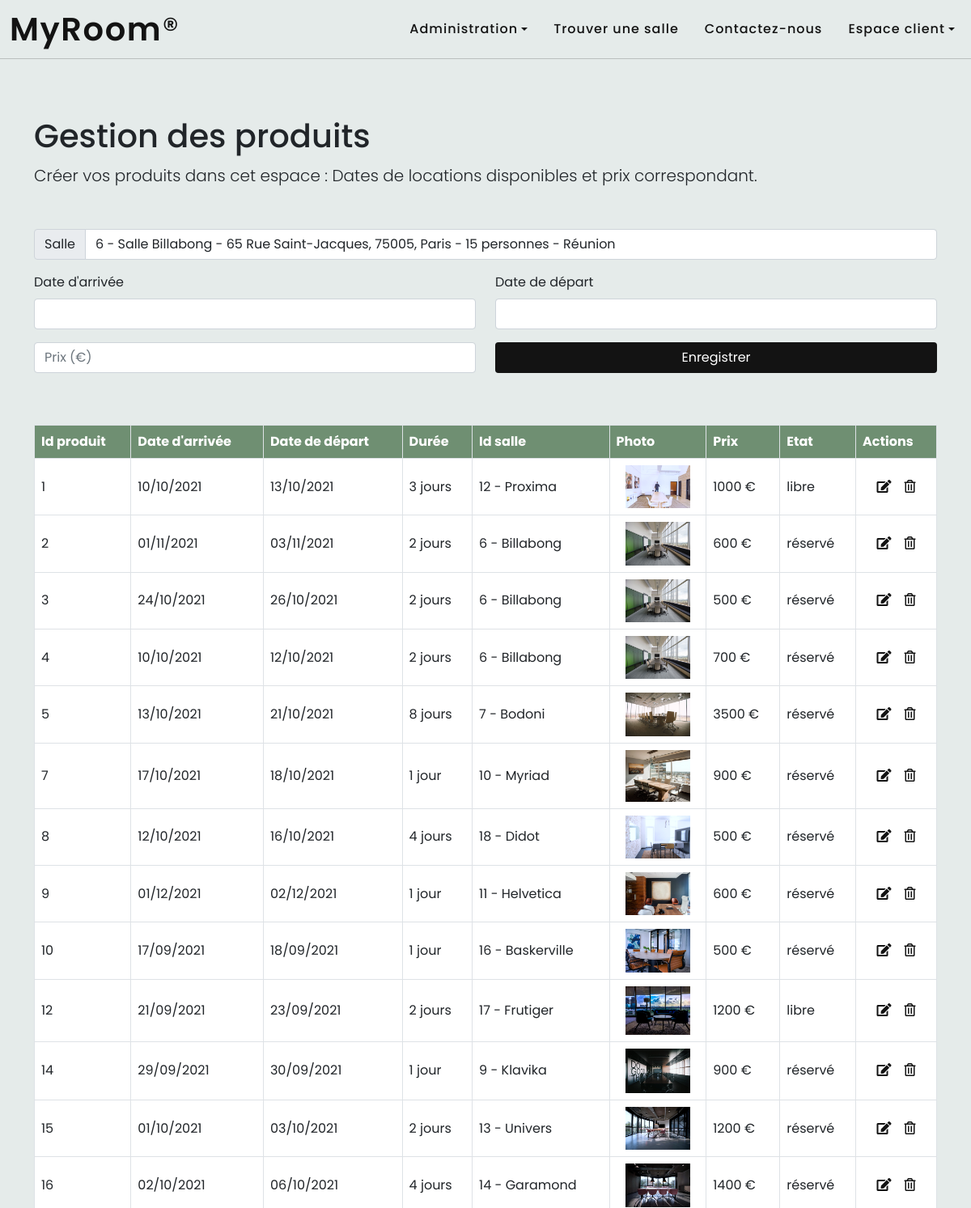
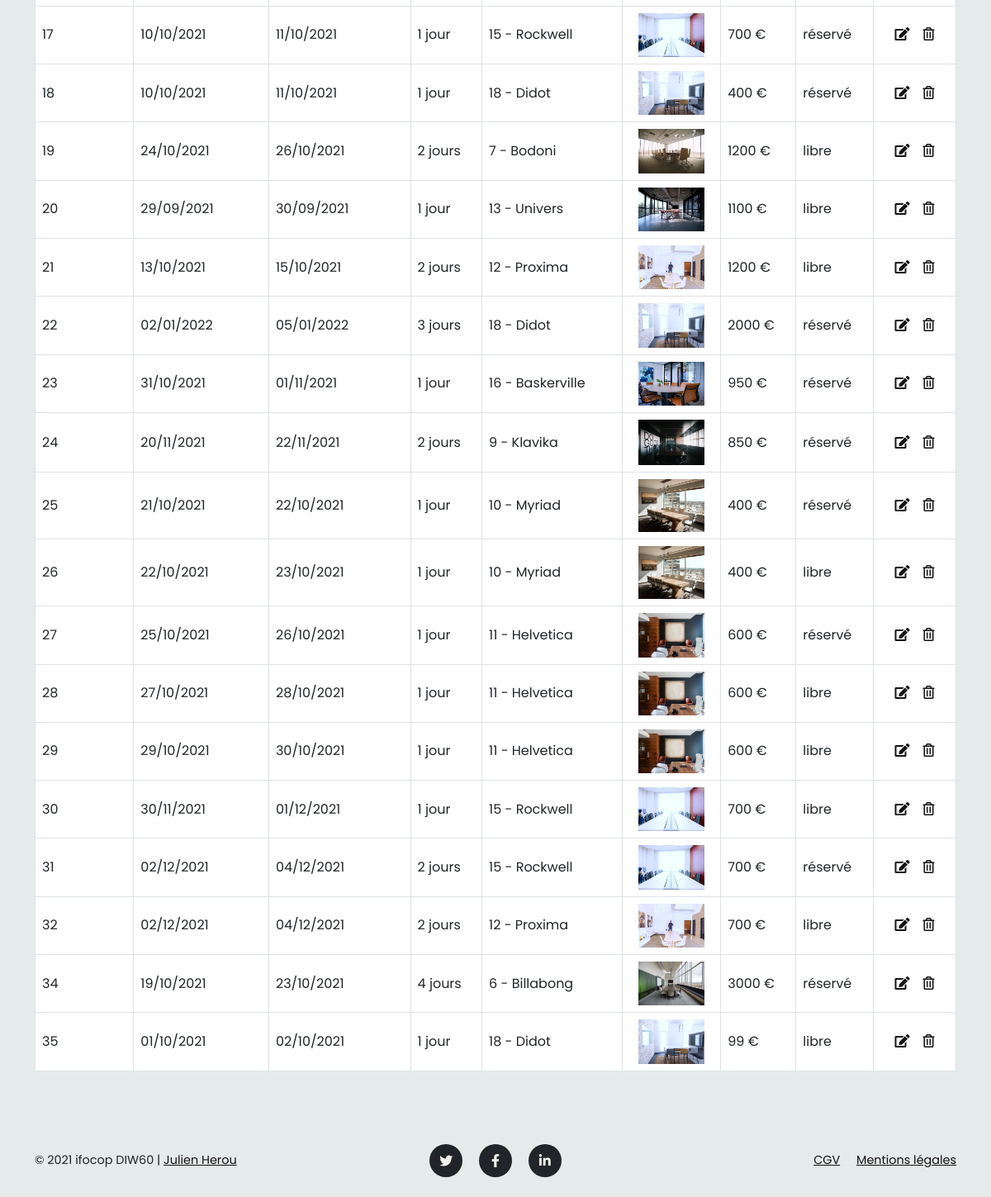
The app's page /admin/gestion_produits.php (signed in) with its own data (2 pictures, top to bottom).
### tables this page shows
CREATE TABLE IF NOT EXISTS `produit` (
  `id_produit` int(3) NOT NULL AUTO_INCREMENT,
  `id_salle` int(3) NOT NULL,
  `date_arrivee` datetime NOT NULL,
  `date_depart` datetime NOT NULL,
  `prix` int(5) NOT NULL,
  `etat` enum('libre','reservation') NOT NULL,
  PRIMARY KEY (`id_produit`),
  KEY `produit_ibfk_1` (`id_salle`)
);

CREATE TABLE IF NOT EXISTS `salle` (
  `id_salle` int(3) NOT NULL AUTO_INCREMENT,
  `titre` varchar(255) NOT NULL,
  `description` text NOT NULL,
  `photo` varchar(255) NOT NULL,
  `pays` varchar(255) NOT NULL,
  `ville` varchar(255) NOT NULL,
  `adresse` varchar(255) NOT NULL,
  `cp` varchar(5) NOT NULL,
  `capacite` int(3) NOT NULL,
  `categorie` enum('Réunion','Bureau','Formation') NOT NULL,
  PRIMARY KEY (`id_salle`)
);

### inc/functions.inc.php (called while the page is built, shortened)
<?php
function class_active($url) {
    $page = strrchr($_SERVER['PHP_SELF'], '/');
    if($page == $url) {
        return ' active ';
    }
}
function user_is_connected() {
    if( !empty($_SESSION['membre']) ) {
        return true;
    } else {
        return false;
    }
}
function user_is_admin(){
    if(user_is_connected() && $_SESSION['membre']['statut'] == 2) {
        return true;
    }
    return false;
}

### admin/gestion_produits.php (the view, shortened to what this page needs)
<?php
include '../inc/init.inc.php';
include '../inc/functions.inc.php';
$id_salle = '';
$date_arrivee = '';
$date_depart = '';
$prix = '';
$liste_produits = $pdo->query("SELECT * FROM salle, produit WHERE salle.id_salle = produit.id_salle ORDER BY id_produit");
include '../inc/header.inc.php';
include '../inc/nav-back.inc.php';
?>
    <header class="container mt-5">
        <div class="pt-5 rounded col-12">
            <h1 class="mt-5">Gestion des produits</h1>
            <p class="lead">Créer vos produits dans cet espace : Dates de locations disponibles et prix correspondant.</p>
        </div>
    </header>
    <main class="container main-back mt-5" id="main-back-produits">
        <div class="row">
            <div class="col-12 mx-auto mb-5">
                <form method="post" action="" enctype="multipart/form-data">
                    <div class="row">
                        <div class="col-sm-12">
                            <div class="input-group mb-3">
                                <label for="id_salle" class="input-group-text">Salle</label>
                                <select class="form-control" id="id_salle" name="id_salle">
                                    <?php
                                    $liste_infos_salle = $pdo->query("SELECT * FROM salle");
                                    while ($infos_salle = $liste_infos_salle->fetch(PDO::FETCH_ASSOC)) {
                                        echo '<option value="' . $infos_salle['id_salle'] . '" ';
                                        if($infos_salle['id_salle'] == $id_salle) { echo 'selected';};
                                        echo '>' . $infos_salle['id_salle'] . ' - Salle ' .
                                        $infos_salle['titre'] . ' - ' .
                                        $infos_salle['adresse'] . ', ' .
                                        $infos_salle['cp'] . ', ' .
                                        $infos_salle['ville'] . ' - ' .
                                        $infos_salle['capacite'] . ' personnes - ' .
                                        $infos_salle['categorie'] .
                                        '</option>';
                                    }
                                    ?>
                                </select>
                            </div>
                        </div>
                        <div class="col-sm-6">
                            <div class="mb-3">
                                <label for="date_arrivee" class="form-label">Date d'arrivée</label>
                                <input type="text" class="form-control" id="date_arrivee" name="date_arrivee" autocomplete="off" value="<?php echo $date_arrivee; ?>">
                            </div>
                            <div class="mb-3">
                                <input type="text" class="form-control" id="prix" name="prix" value="<?php echo $prix; ?>" placeholder="Prix (€)">
                            </div>
                        </div>
                        <div class="col-sm-6">
                            <div class="mb-3">
                                <label for="date_depart" class="form-label">Date de départ</label>
                                <input type="text" class="form-control" id="date_depart" name="date_depart" autocomplete="off" value="<?php echo $date_depart; ?>">
                            </div>
                            <div class="mb-3">
                                <input type="submit" class="btn btn-mycolor text-white w-100" id="enregistrement" name="enregistrement" value="Enregistrer">
                            </div>
                        </div>
                    </div>
                </form>
            </div>
        </div>
        <div class="row">
                <div class="col-12 mx-auto bloc-table">
                    <table class="table table-bordered bg-white">
                        <tr class="bg-perso-green text-white">
                            <th>Id produit</th>
                            <th>Date d'arrivée</th>
                            <th>Date de départ</th>
                            <th>Durée</th>
                            <th>Id salle</th>
                            <th>Photo</th>
                            <th>Prix</th>
                            <th>Etat</th>
                            <th>Actions</th>
                        </tr>
                        <?php
                            while($ligne = $liste_produits->fetch(PDO::FETCH_ASSOC)) {
                                echo '<tr>';
                                echo '<td>' . $ligne['id_produit'] . '</td>';
                                echo '<td>' . date('d/m/Y', strtotime($ligne['date_arrivee'])) . '</td>';
                                echo '<td>' . date('d/m/Y', strtotime($ligne['date_depart'])) . '</td>';
                                $calcul_arrivee = strtotime($ligne['date_arrivee']);
                                $calcul_depart = strtotime($ligne['date_depart']);
                                $duree = round(($calcul_depart - $calcul_arrivee)/60/60/24,0);
                                if ($duree == 1 || $duree == 0 || $duree == -1 ) {
                                    echo '<td>' . $duree . ' jour</td>';
                                } else {
                                    echo '<td>' . $duree . ' jours</td>';
                                }
                                echo '<td>' . $ligne['id_salle'] . ' - ' . $ligne['titre'] . '</td>';
                                echo '<td class="text-center"><img src="' . URL . 'assets/img_salles/' . $ligne['photo'] . '" width="80"></td>';
                                echo '<td>' . $ligne['prix'] . ' €</td>';
                                if ( $ligne['etat'] == 'reservation') {
                                    echo '<td>réservé</td>';
                                } else {
                                    echo '<td>' . $ligne['etat'] . '</td>';
                                }
                                echo '
                                <td class="text-center"><a href="?action=modifier&id_produit=' . $ligne['id_produit'] . '" class="btn-modif"><i class="fas fa-edit"></i></a>';
                                echo '<a href="?action=supprimer&id_produit=' . $ligne['id_produit'] . '" class="btn-supr confirm_delete" ><i class="far fa-trash-alt"></i></a></td>';
                                echo '</tr>';
                            }
                        ?>
                    </table>
                </div>
        </div>
    </main>
<?php
include '../inc/footer.inc.php';

### inc/header.inc.php (shortened to what this page needs)
<!DOCTYPE html>
<html lang="fr">
<head>
    <link rel="stylesheet" href="https://use.fontawesome.com/releases/v5.15.4/css/all.css">
    <link href="https://cdn.jsdelivr.net/npm/bootstrap@5.1.1/dist/css/bootstrap.min.css" rel="stylesheet">
    <link rel="stylesheet" href="//code.jquery.com/ui/1.12.1/themes/base/jquery-ui.css">
    <link rel="stylesheet" href="<?php echo URL; ?>assets/css/style.css">
</head>

### inc/nav-back.inc.php (shortened to what this page needs)
<body id="page-top" class="body-back">
    <nav class="navbar navbar-expand-lg navbar-dark fixed-top nav-back" id="mainNav">
        <div class="container-fluid">
            <div class="content-logo">
                <a class="navbar-brand" href="<?php echo URL; ?>index.php">
                MyRoom<span>&reg;</span>
                </a>
            </div>
            <div class="collapse navbar-collapse" id="navbarSupportedContent">
                    <ul class="navbar-nav ms-auto py-4 py-lg-0">
                        <?php if( user_is_admin() ) { ?>
                        <li class="nav-item dropdown">
                            <a class="nav-link dropdown-toggle" href="#" id="dropdown-admin" data-bs-toggle="dropdown" aria-expanded="false"><span class="link-fx">Administration</span></a>
                        </li>
                        <?php } ?>
                        <li class="nav-item">
                            <a class="nav-link <?php echo class_active('/index.php'); ?>" aria-current="page" href="<?php echo URL; ?>index.php"><span class="link-fx">Trouver une salle</span></a>
                        </li>
                        <li class="nav-item">
                            <a class="nav-link <?php echo class_active('/contact.php'); ?>" href="<?php echo URL; ?>contact.php"><span class="link-fx">Contactez-nous</span></a>
                        </li>
                        <li class="nav-item dropdown">
                            <a class="nav-link dropdown-toggle" href="#" id="dropdown01" data-bs-toggle="dropdown" aria-expanded="false"><span class="link-fx">Espace client</span></a>
                        </li>
                    </ul>
                </div>
        </div>
    </nav>

### inc/footer.inc.php (shortened to what this page needs)
    <footer class="footer py-4 mt-5">
        <div class="container">
            <div class="row align-items-center">
                <div class="col-lg-4 text-lg-start">&copy; 2021 ifocop DIW60 | <a class="footer-link" href="https://twitter.com/julienherou" target="_blank">Julien Herou</a></div>
                <div class="col-lg-4 my-3 my-lg-0">
                    <a class="btn btn-dark btn-social mx-2" href="#!"><i class="fab fa-twitter"></i></a>
                    <a class="btn btn-dark btn-social mx-2" href="#!"><i class="fab fa-facebook-f"></i></a>
                    <a class="btn btn-dark btn-social mx-2" href="#!"><i class="fab fa-linkedin-in"></i></a>
                </div>
                <div class="col-lg-4 text-lg-end">
                    <a class="link-dark me-3 footer-link" href="<?php echo URL; ?>cgv.php">CGV</a>
                    <a class="link-dark footer-link" href="<?php echo URL; ?>mentions.php">Mentions légales</a>
                </div>
            </div>
        </div>
    </footer>
</body>
</html>

### assets/css/style.css (style rules this page uses)
:root { --bg-color: #F3F2EA; --text-color: #131313; --primary-color: #6F8F72; --secondary-color: #717C89; --tertiary-color: #D88373; --quaternary-color: #E5EBEA; scroll-behavior: smooth; }
html { scroll-padding-top: 4.5rem; }
body { position: relative; overflow-x: hidden; background-color: var(--bg-color); font-family: 'Poppins', sans-serif; }
.body-back { background-color: var(--quaternary-color); }
p { line-height: 1.75; }
.btn-social { height: 2.5rem; width: 2.5rem; display: inline-flex; align-items: center; justify-content: center; padding: 0; border-radius: 100%; }
.bg-perso-green { background-color: var(--primary-color); }
.btn-mycolor { background-color: var(--text-color); }
#mainNav { padding-top: 1rem; padding-bottom: 1rem; border-bottom: 1px rgba(19, 19, 19, .2) solid; }
.nav-back { background-color: var(--quaternary-color); }
#mainNav .navbar-brand { position: relative; color: var(--text-color); font-family: 'Poppins', sans-serif; font-weight: 600; letter-spacing: 0.0425em; }
#mainNav .navbar-nav .nav-item .nav-link { font-family: 'Poppins', sans-serif; font-size: 1rem; font-weight: 500; color: var(--text-color); text-transform: initial; letter-spacing: 0.0625em; }
@media (min-width: 992px) { #mainNav { padding-top: 1rem; padding-bottom: 1rem; border-bottom: 1px rgba(19, 19, 19, .2) solid; transition: padding-top 0.2s ease-in-out, padding-bottom 0.2s ease-in-out; } }
@media (min-width: 992px) { #mainNav .content-logo { margin: 0; padding: 0; } }
@media (min-width: 992px) { #mainNav .navbar-brand { margin: 0; padding: 0; font-size: 2.5rem; line-height: 2rem; letter-spacing: .1rem; font-weight: 600; color: var(--text-color); transition: font-size 0.3s ease-in-out; display: flex; border-radius: .3rem; } }
@media (min-width: 992px) { #mainNav .navbar-brand span { font-weight: 400; } }
@media (min-width: 992px) { #mainNav .navbar-nav .nav-item { margin-right: 1rem; } }
@media (min-width: 992px) { #mainNav .navbar-nav .nav-item:last-child { margin-right: 0; } }
.nav-link { height: 100%; display: flex; align-items: center; }
.link-fx { position: relative; }
.link-fx::before { position: absolute; content: ""; bottom: 0; left: 0; right: 0; height: 1px; background-color: var(--text-color); transition: transform .3s cubic-bezier(.215, .61, .355, 1); transform-origin: right center; transform: scaleX(0); }
.btn-modif { padding: .5rem; color: #131313; }
.btn-supr { padding: .5rem; color: #131313; }
#main-back-produits td { vertical-align: middle; }
.footer { text-align: center; font-size: 0.9rem; }
.footer .btn-social { color: var(--bg-color); border: none; }
.footer-link { color: var(--text-color); }

### records on screen
produit: id_produit "1", date_arrivee "10/10/2021", date_depart "13/10/2021", duree "3", id_salle "12", id_salle.titre "Proxima", id_salle.photo (picture), prix "1000", etat "libre"
produit: id_produit "2", date_arrivee "01/11/2021", date_depart "03/11/2021", duree "2", id_salle "6", id_salle.titre "Billabong", id_salle.photo (picture), prix "600", etat "réservé"
produit: id_produit "3", date_arrivee "24/10/2021", date_depart "26/10/2021", duree "2", id_salle "6", id_salle.titre "Billabong", id_salle.photo (picture), prix "500", etat "réservé"
produit: id_produit "4", date_arrivee "10/10/2021", date_depart "12/10/2021", duree "2", id_salle "6", id_salle.titre "Billabong", id_salle.photo (picture), prix "700", etat "réservé"
produit: id_produit "5", date_arrivee "13/10/2021", date_depart "21/10/2021", duree "8", id_salle "7", id_salle.titre "Bodoni", id_salle.photo (picture), prix "3500", etat "réservé"
produit: id_produit "7", date_arrivee "17/10/2021", date_depart "18/10/2021", duree "1", id_salle "10", id_salle.titre "Myriad", id_salle.photo (picture), prix "900", etat "réservé"
produit: id_produit "8", date_arrivee "12/10/2021", date_depart "16/10/2021", duree "4", id_salle "18", id_salle.titre "Didot", id_salle.photo (picture), prix "500", etat "réservé"
produit: id_produit "9", date_arrivee "01/12/2021", date_depart "02/12/2021", duree "1", id_salle "11", id_salle.titre "Helvetica", id_salle.photo (picture), prix "600", etat "réservé"
produit: id_produit "10", date_arrivee "17/09/2021", date_depart "18/09/2021", duree "1", id_salle "16", id_salle.titre "Baskerville", id_salle.photo (picture), prix "500", etat "réservé"
produit: id_produit "12", date_arrivee "21/09/2021", date_depart "23/09/2021", duree "2", id_salle "17", id_salle.titre "Frutiger", id_salle.photo (picture), prix "1200", etat "libre"
produit: id_produit "14", date_arrivee "29/09/2021", date_depart "30/09/2021", duree "1", id_salle "9", id_salle.titre "Klavika", id_salle.photo (picture), prix "900", etat "réservé"
produit: id_produit "15", date_arrivee "01/10/2021", date_depart "03/10/2021", duree "2", id_salle "13", id_salle.titre "Univers", id_salle.photo (picture), prix "1200", etat "réservé"
produit: id_produit "16", date_arrivee "02/10/2021", date_depart "06/10/2021", duree "4", id_salle "14", id_salle.titre "Garamond", id_salle.photo (picture), prix "1400", etat "réservé"
produit: id_produit "17", date_arrivee "10/10/2021", date_depart "11/10/2021", duree "1", id_salle "15", id_salle.titre "Rockwell", id_salle.photo (picture), prix "700", etat "réservé"
produit: id_produit "18", date_arrivee "10/10/2021", date_depart "11/10/2021", duree "1", id_salle "18", id_salle.titre "Didot", id_salle.photo (picture), prix "400", etat "réservé"
produit: id_produit "19", date_arrivee "24/10/2021", date_depart "26/10/2021", duree "2", id_salle "7", id_salle.titre "Bodoni", id_salle.photo (picture), prix "1200", etat "libre"
produit: id_produit "20", date_arrivee "29/09/2021", date_depart "30/09/2021", duree "1", id_salle "13", id_salle.titre "Univers", id_salle.photo (picture), prix "1100", etat "libre"
produit: id_produit "21", date_arrivee "13/10/2021", date_depart "15/10/2021", duree "2", id_salle "12", id_salle.titre "Proxima", id_salle.photo (picture), prix "1200", etat "libre"
produit: id_produit "22", date_arrivee "02/01/2022", date_depart "05/01/2022", duree "3", id_salle "18", id_salle.titre "Didot", id_salle.photo (picture), prix "2000", etat "réservé"
produit: id_produit "23", date_arrivee "31/10/2021", date_depart "01/11/2021", duree "1", id_salle "16", id_salle.titre "Baskerville", id_salle.photo (picture), prix "950", etat "réservé"
produit: id_produit "24", date_arrivee "20/11/2021", date_depart "22/11/2021", duree "2", id_salle "9", id_salle.titre "Klavika", id_salle.photo (picture), prix "850", etat "réservé"
produit: id_produit "25", date_arrivee "21/10/2021", date_depart "22/10/2021", duree "1", id_salle "10", id_salle.titre "Myriad", id_salle.photo (picture), prix "400", etat "réservé"
produit: id_produit "26", date_arrivee "22/10/2021", date_depart "23/10/2021", duree "1", id_salle "10", id_salle.titre "Myriad", id_salle.photo (picture), prix "400", etat "libre"
produit: id_produit "27", date_arrivee "25/10/2021", date_depart "26/10/2021", duree "1", id_salle "11", id_salle.titre "Helvetica", id_salle.photo (picture), prix "600", etat "réservé"
produit: id_produit "28", date_arrivee "27/10/2021", date_depart "28/10/2021", duree "1", id_salle "11", id_salle.titre "Helvetica", id_salle.photo (picture), prix "600", etat "libre"
produit: id_produit "29", date_arrivee "29/10/2021", date_depart "30/10/2021", duree "1", id_salle "11", id_salle.titre "Helvetica", id_salle.photo (picture), prix "600", etat "libre"
produit: id_produit "30", date_arrivee "30/11/2021", date_depart "01/12/2021", duree "1", id_salle "15", id_salle.titre "Rockwell", id_salle.photo (picture), prix "700", etat "libre"
produit: id_produit "31", date_arrivee "02/12/2021", date_depart "04/12/2021", duree "2", id_salle "15", id_salle.titre "Rockwell", id_salle.photo (picture), prix "700", etat "réservé"
produit: id_produit "32", date_arrivee "02/12/2021", date_depart "04/12/2021", duree "2", id_salle "12", id_salle.titre "Proxima", id_salle.photo (picture), prix "700", etat "libre"
produit: id_produit "34", date_arrivee "19/10/2021", date_depart "23/10/2021", duree "4", id_salle "6", id_salle.titre "Billabong", id_salle.photo (picture), prix "3000", etat "réservé"
produit: id_produit "35", date_arrivee "01/10/2021", date_depart "02/10/2021", duree "1", id_salle "18", id_salle.titre "Didot", id_salle.photo (picture), prix "99", etat "libre"

### other values on screen
form field id_salle "6 - Salle Billabong - 65 Rue Saint-Jacques, 75005, Paris - 15 personnes - Réunion"
